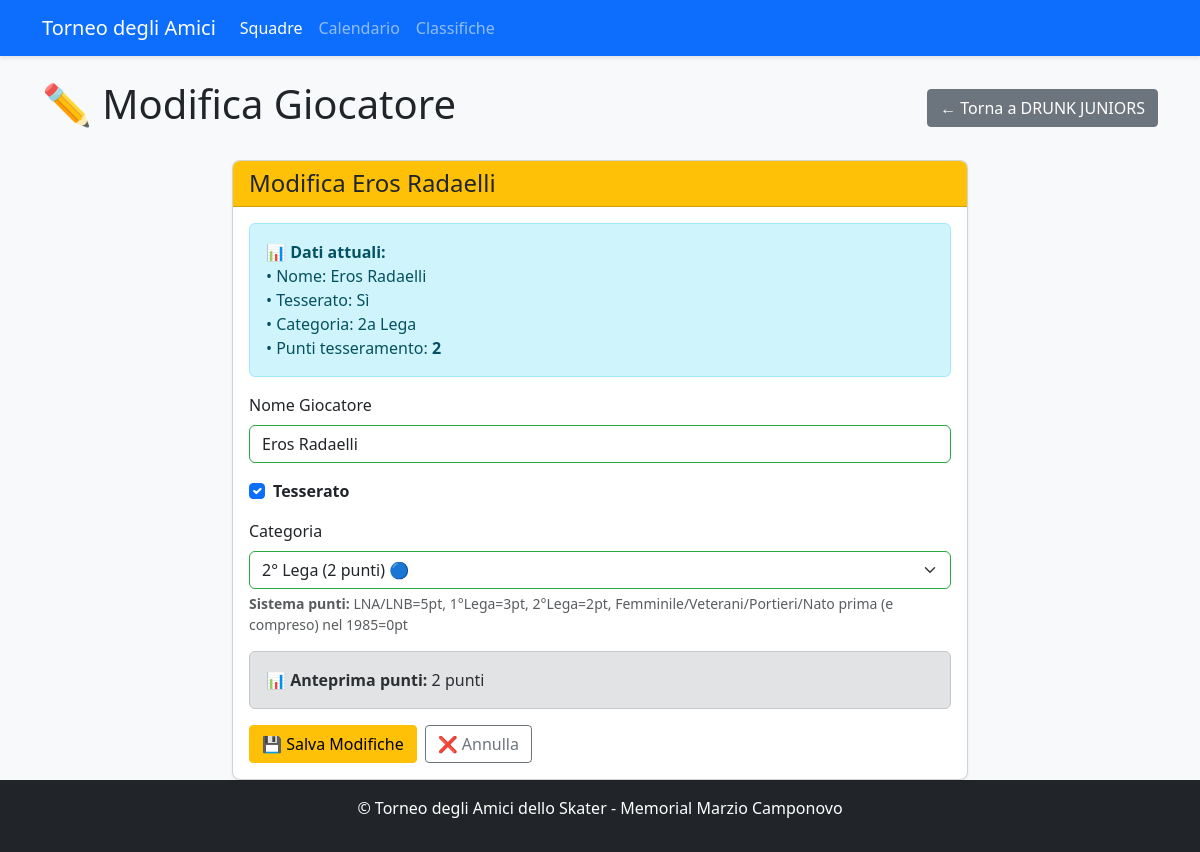
Screenshot of /player/176/edit with the database file from the repository.
### app.py (models this page shows, shortened)
class Team(db.Model):
    id = db.Column(db.Integer, primary_key=True)
    name = db.Column(db.String(100), nullable=False, unique=True)
    group = db.Column(db.String(1))  # A, B, C, or D
    group_order = db.Column(db.Integer, default=0)  # NUOVO CAMPO per l'ordinamento nel girone
    players = db.relationship('Player', backref='team', lazy=True)
    matches = db.relationship(
        'Match',
        primaryjoin="or_(Team.id == Match.team1_id, Team.id == Match.team2_id)",
        lazy=True,
        overlaps="team1,team2"
    )
    wins = db.Column(db.Integer, default=0)
    losses = db.Column(db.Integer, default=0)
    draws = db.Column(db.Integer, default=0)
    goals_for = db.Column(db.Integer, default=0)
    goals_against = db.Column(db.Integer, default=0)
    points = db.Column(db.Integer, default=0)

class Player(db.Model):
    id = db.Column(db.Integer, primary_key=True)
    name = db.Column(db.String(100), nullable=False)
    team_id = db.Column(db.Integer, db.ForeignKey('team.id'), nullable=False)
    is_registered = db.Column(db.Boolean, default=False)
    category = db.Column(db.String(100))  # LNA/LNB, 1a Lega, 2a Lega, Non tesserato
    goals = db.Column(db.Integer, default=0)
    assists = db.Column(db.Integer, default=0)
    penalties = db.Column(db.Integer, default=0)
    @property
    def registration_points(self):
        if not self.is_registered:
            return 0  # Non tesserato = 0 punti
        points_map = {
            'LNA/LNB': 5,     # LNA/LNB = 5 punti
            '1a Lega': 3,     # 1° Lega = 3 punti
            '2a Lega': 2,     # 2° Lega = 2 punti
            'Femminile': 0,   # Femminile = 0 punti
            'Veterani': 0,     # Veterani = 0 punti
            'Portiere': 0,     # Portiere = 0 punti
            'Old': 0
        }
        return points_map.get(self.category, 0)  # Default 0 punti se categoria non riconosciuta

class TournamentSettings(db.Model):
    __tablename__ = 'tournament_settings'
    id = db.Column(db.Integer, primary_key=True)
    tournament_start_date = db.Column(db.Date)
    qualification_day1 = db.Column(db.Date)
    qualification_day2 = db.Column(db.Date)
    quarterfinals_ml_date = db.Column(db.Date)
    quarterfinals_bl_date = db.Column(db.Date)
    semifinals_ml_date = db.Column(db.Date)
    semifinals_bl_date = db.Column(db.Date)
    finals_date = db.Column(db.Date)
    qualification_times = db.Column(db.Text)  # JSON array
    playoff_times = db.Column(db.Text)       # JSON array
    final_times_ml = db.Column(db.Text)      # JSON array
    final_times_bl = db.Column(db.Text)      # JSON array
    max_teams = db.Column(db.Integer, default=16)
    teams_per_group = db.Column(db.Integer, default=4)
    max_registration_points = db.Column(db.Integer, default=20)
    min_players_per_team = db.Column(db.Integer, default=8)
    max_players_per_team = db.Column(db.Integer, default=15)
    points_win = db.Column(db.Integer, default=3)
    points_draw = db.Column(db.Integer, default=1)
    points_loss = db.Column(db.Integer, default=0)
    registration_categories = db.Column(db.Text)  # JSON object
    playoff_system = db.Column(db.String(50), default='standard')  # standard, custom
    quarterfinal_matchups = db.Column(db.Text)  # JSON array
    tournament_name = db.Column(db.String(200), default='Torneo degli Amici dello Skater')
    auto_update_playoffs = db.Column(db.Boolean, default=True)
    maintenance_mode = db.Column(db.Boolean, default=False)
    created_at = db.Column(db.DateTime, default=datetime.utcnow)
    updated_at = db.Column(db.DateTime, default=datetime.utcnow, onupdate=datetime.utcnow)

### app.py (the view, shortened to what this page needs)
@app.route('/player/<int:player_id>/edit', methods=['GET', 'POST'])
def edit_player(player_id):
    player = Player.query.get_or_404(player_id)
    return render_template('edit_player.html', player=player)

### app.py (called while the page is built, shortened)
@app.teardown_appcontext
def cleanup_db(error):
    if error:
        db.session.rollback()
    db.session.remove()

def get_tournament_dates():
    try:
        if db.inspect(db.engine).has_table('tournament_settings'):
            settings = TournamentSettings.query.first()
            if settings and settings.qualification_day1:
                return {
                    'qualification_day1': settings.qualification_day1,
                    'qualification_day2': settings.qualification_day2,
                    'quarterfinals_ml': settings.quarterfinals_ml_date,
                    'quarterfinals_bl': settings.quarterfinals_bl_date,
                    'semifinals_ml': settings.semifinals_ml_date,
                    'semifinals_bl': settings.semifinals_bl_date,
                    'finals': settings.finals_date
                }
    except Exception as e:
        print(f"Errore nel recupero date da settings: {e}")

@app.context_processor
def inject_tournament_dates():
    try:
        formatted_dates = format_tournament_dates()
        return {'tournament_dates': formatted_dates}
    except Exception as e:
        current_year = datetime.now().year
        return {
            'tournament_dates': {
                'qualification_day1': {
                    'date': datetime(current_year, 7, 13).date(),
                    'formatted': f'13/07/{current_year}',
                    'day_name_it': 'Sabato'
                },
                'qualification_day2': {
                    'date': datetime(current_year, 7, 14).date(),
                    'formatted': f'14/07/{current_year}',
                    'day_name_it': 'Domenica'
                }
            }
        }

### templates/edit_player.html (shortened to what this page needs)
<!DOCTYPE html>
<html lang="it">
<head>
    <link rel="stylesheet" href="https://cdn.jsdelivr.net/npm/bootstrap@5.3.0/dist/css/bootstrap.min.css">
    <link rel="stylesheet" href="{{ url_for('static', filename='style.css') }}">
</head>
<body class="d-flex flex-column min-vh-100">
    <nav class="navbar navbar-expand-lg navbar-dark bg-primary">
        <div class="container">
            <a class="navbar-brand" href="{{ url_for('index') }}">Torneo degli Amici</a>
            <div class="collapse navbar-collapse" id="navbarNav">
                <ul class="navbar-nav">
                    <li class="nav-item">
                        <a class="nav-link active" href="{{ url_for('teams') }}">Squadre</a>
                    </li>
                    <li class="nav-item">
                        <a class="nav-link" href="{{ url_for('schedule') }}">Calendario</a>
                    </li>
                    <li class="nav-item">
                        <a class="nav-link" href="{{ url_for('standings') }}">Classifiche</a>
                    </li>
                </ul>
            </div>
        </div>
    </nav>
    <div class="container mt-4">
        <div class="d-flex justify-content-between align-items-center">
            <h1>✏️ Modifica Giocatore</h1>
            <a href="{{ url_for('team_detail', team_id=player.team_id) }}" class="btn btn-secondary">
                ← Torna a {{ player.team.name }}
            </a>
        </div>
        <div class="row mt-4">
            <div class="col-md-8 mx-auto">
                <div class="card">
                    <div class="card-header bg-warning text-dark">
                        <h4 class="mb-0">Modifica {{ player.name }}</h4>
                    </div>
                    <div class="card-body">
                        <div class="alert alert-info">
                            <strong>📊 Dati attuali:</strong><br>
                            • Nome: {{ player.name }}<br>
                            • Tesserato: {{ 'Sì' if player.is_registered else 'No' }}<br>
                            • Categoria: {{ player.category or 'N/A' }}<br>
                            • Punti tesseramento: <strong>{{ player.registration_points }}</strong>
                        </div>
                        <form method="post">
                            <div class="mb-3">
                                <label for="player_name" class="form-label">Nome Giocatore</label>
                                <input type="text" class="form-control" id="player_name" name="player_name"
                                       value="{{ player.name }}" required>
                            </div>
                            <div class="mb-3 form-check">
                                <input type="checkbox" class="form-check-input" id="is_registered" name="is_registered"
                                       {% if player.is_registered %}checked{% endif %}>
                                <label class="form-check-label" for="is_registered">
                                    <strong>Tesserato</strong>
                                </label>
                            </div>
                            <div class="mb-3" id="category_div" {% if not player.is_registered %}style="display: none;"{% endif %}>
                                <label for="category" class="form-label">Categoria</label>
                                <select class="form-select" id="category" name="category">
                                    <option value="2a Lega" {% if player.category == '2a Lega' %}selected{% endif %}>
                                        2° Lega (2 punti) 🔵
                                    </option>
                                </select>
                                <div class="form-text">
                                    <strong>Sistema punti:</strong> LNA/LNB=5pt, 1°Lega=3pt, 2°Lega=2pt, Femminile/Veterani/Portieri/Nato prima (e compreso) nel {{ tournament_dates.qualification_day1.date.year - 40 }}=0pt
                                </div>
                            </div>
                            <div class="alert alert-secondary" id="points_preview">
                                <strong>📊 Anteprima punti:</strong> <span id="preview_points">{{ player.registration_points }}</span> punti
                            </div>
                            <div class="d-flex gap-2">
                                <button type="submit" class="btn btn-warning">
                                    💾 Salva Modifiche
                                </button>
                                <a href="{{ url_for('team_detail', team_id=player.team_id) }}" class="btn btn-outline-secondary">
                                    ❌ Annulla
                                </a>
                            </div>
                        </form>
                    </div>
                </div>
            </div>
        </div>
    </div>
    <footer class="bg-dark text-white py-3 mt-auto">
        <div class="container text-center">
            <p>© Torneo degli Amici dello Skater - Memorial Marzio Camponovo</p>
        </div>
    </footer>
</body>
</html>

### static/style.css (style rules this page uses)
body { font-family: "Segoe UI", Tahoma, Geneva, Verdana, sans-serif; background-color: #f8f9fa; }
.navbar { box-shadow: 0 2px 4px rgba(0, 0, 0, 0.1); }
.card { box-shadow: 0 2px 4px rgba(0, 0, 0, 0.05); border-radius: 8px; overflow: hidden; }
.card-header { font-weight: 600; }
.btn { border-radius: 4px; }
footer { margin-top: 2rem; }
.form-control:valid, .form-select:valid { border-color: #28a745; }
.btn { transition: all 0.3s ease; }

### rows the page displays
Team: team.name "DRUNK JUNIORS"
Player: name "Eros Radaelli", is_registered "Sì", category "2a Lega", registration_points "2", player_name "Eros Radaelli", is_registered "☑", category "2° Lega (2 punti) 🔵"
TournamentSettings: tournament_dates.qualification_day1.date.year-40 "1985"
